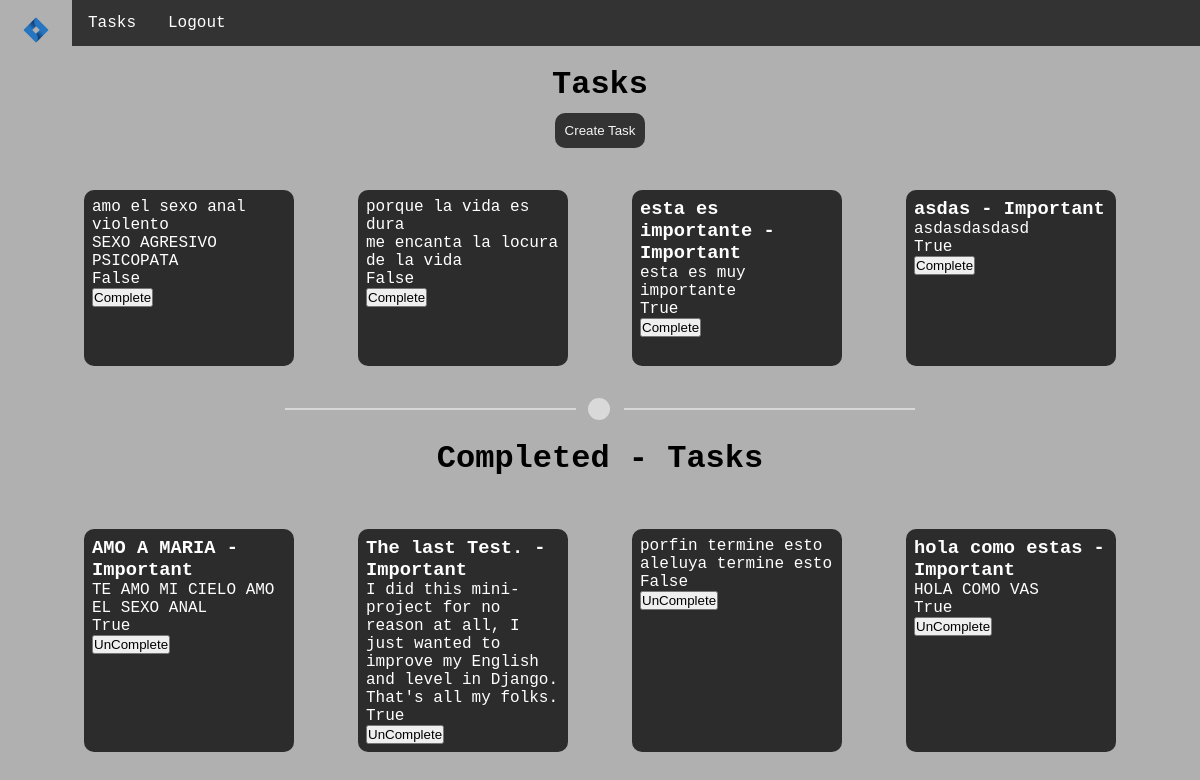
The page /task/ (signed in) on the database its author committed.
### task/models.py (models this page shows, shortened)
class Task(models.Model):
    title = models.CharField(max_length=50)
    description = models.TextField(max_length=500, blank=True)
    created = models.DateTimeField(auto_now_add=True)
    finishdate = models.DateTimeField(null=True)
    important = models.BooleanField(default=False)
    user = models.ForeignKey(User, on_delete=models.CASCADE)

### task/views.py (the view)
# urls.py: path('task/', views.tasks, name='task'),
@login_required
def tasks(request):
    name_site = 'Tasks'
    tasks = Task.objects.filter(user = request.user)
    return render(request, 'tasks.html',{
        'name_site': name_site,
        'tasks': tasks,
    })

### task/templates/tasks.html (shortened to what this page needs)
{% extends 'base.html' %}
{% load static %}
{% block css %}
<link rel="stylesheet" href="../static/css/task.css">
{% endblock %}
{% block content %}
<h1 class="task-title">Tasks</h1>
<a href='/task/create'><button class="create-task-btn">Create Task</button></a>
<ul class="task-list-container">
    {% for task in tasks %}
    {% if task.finishdate == NULL %}
    <li class='task-tag'>
        <a href="{% url 'task_details' task.id %}" class="link_task">
            {% if task.important == True %}
            <h3>{{task.title}} - Important</h3>
            {% else %}
            <p>{{task.title}}</p>
            {% endif %}
            <p>{{task.description}}</p>
            <p>{{task.important}}</p>
            {% if task.finishdate == NULL %}
            <form action="{% url 'task_completed' task.id %}" method="post" class="complete_task">
                <button class="button">
                    Complete
                </button>
            </form>
            {% endif %}
        </a>
    </li>
    {% endif %}
    {% endfor %}
</ul>
<img src="{% static '../static/img/divisor.svg' %}" alt="logo-task" class="divisor">
<h1 class="task-title-completed">Completed - Tasks</h1>
<ul class="task-list-container">
    {% for task in tasks %}
    {% if task.finishdate != NULL %}
    <li class='task-tag'>
        <a href="{% url 'task_details' task.id %}" class="link_task">
            {% if task.important == True %}
            <h3>{{task.title}} - Important</h3>
            {% else %}
            <p>{{task.title}}</p>
            {% endif %}
            <p>{{task.description}}</p>
            <p>{{task.important}}</p>
            {% if task.finishdate == NULL %}
            <form action="{% url 'task_completed' task.id %}" method="post" class="complete_task">
                {% csrf_token %}
                <button class="button">
                    Complete
                </button>
            </form>
            {% else %}
            <form action="{% url 'undo_complete_task' task.id %}" method="post" class="complete_task">
                <button class="button">
                    UnComplete
                </button>
            </form>
            {% endif %}
        </a>
    </li>
    {% endif %}
    {% endfor %}
</ul>
{% endblock %}

### task/static/css/base.css (style rules this page uses)
:root { --main-bg-color: #b0b0b0; --main-dec-color: #abd91a; }
* { margin: 0; padding: 0; }
body { background-color: var(--main-bg-color); color: black; font-family: 'Courier New', Courier, monospace; }

### task/static/css/task.css (style rules this page uses)
.create-task-btn { padding: 10px; background-color: #333333; color: #f5f5f5; border-radius: 10px; border: none; margin: 10px 0 10px 0; }
.task-list-container { display: grid; grid-template-columns: 25% 25% 25% 25%; margin:2em; }
.task-tag { list-style: none; background-color: #2c2c2c; margin: 0 2rem 0 2rem; min-height: 10rem; min-width: 12rem; max-width: 20rem; padding: 0.5rem; border-radius: 10px; }
.link_task { text-decoration: none; color: white; }
.divisor { color: black; }
.task-title-completed { margin: 20px; }

### rows shown on the page
Task: title "amo el sexo anal violento", description "SEXO AGRESIVO PSICOPATA", important "False", shows "Complete"
Task: title "porque la vida es dura", description "me encanta la locura de la vida", important "False", shows "Complete"
Task: title "esta es importante", description "esta es muy importante", important "True", shows "Complete"
Task: title "asdas", description "asdasdasdasd", important "True", shows "Complete"
Task: title "AMO A MARIA", description "TE AMO MI CIELO AMO EL SEXO ANAL", important "True", shows "UnComplete"
Task: title "The last Test.", description "I did this mini-project for no reason at all, I just wanted to improve my English and level in Django. That's all my folks.", important "True", shows "UnComplete"
Task: title "porfin termine esto", description "aleluya termine esto", important "False", shows "UnComplete"
Task: title "hola como estas", description "HOLA COMO VAS", important "True", shows "UnComplete"
